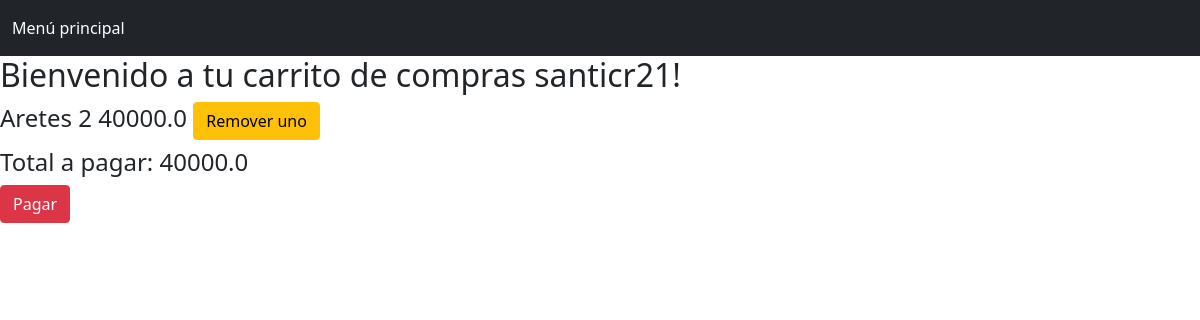
/cart (signed in), run on the app's committed database.
### tables this page shows
CREATE TABLE Item (Id INTEGER PRIMARY KEY AUTOINCREMENT, Name TEXT, Quantity INT, Price REAL, Sold INT, Description TEXT, URL TEXT);

### app.py (the view)
@app.route('/cart')
def cart():
    if "user" in session:
        user = session["user"]
        rows = readCartItems(user)
        lst = []
        total = 0
        for row in rows:
            data = {}
            data['item'] = row[0]
            data['cant'] = row[1]
            data['total'] = row[2]
            data['idIt'] = row[3]
            lst.append(data)
            total += row[2]
        return render_template('cart.html', lst = lst, user = user, total = total)
    return redirect(url_for('index'))

### controller.py (called while the page is built)
def readCartItems(user):
    conn = sqlite3.connect("items.db")
    cursor = conn.cursor()
    query1 = f"SELECT Name, Count(*), Count(*) * Price, ItemId, User FROM Cart INNER JOIN Item ON Id = ItemId WHERE User = '{user}' GROUP BY ItemId"
    rows = cursor.execute(query1)
    rows = list(rows)
    conn.close()
    return rows

### templates/cart.html (shortened to what this page needs)
<!DOCTYPE html>
<html>
	<head>
		<link href="https://cdn.jsdelivr.net/npm/bootstrap@5.0.2/dist/css/bootstrap.min.css" rel="stylesheet">
	</head>
	<body>
		<nav class="navbar navbar-dark bg-dark">
            <div class="container-fluid">
                <ul class="navbar-nav me-auto mb-2 mb-lg-0">
                    <li class="nav-item">
                        <a class="nav-link active" aria-current="page" href="{{ url_for('index') }}">
                            Menú principal
                        </a>
                    </li>
                </ul>
            </div>
        </nav>
		<h2>Bienvenido a tu carrito de compras {{ user }}!</h2>
		{% for row in lst %}
		<form action="{{ url_for('remove_item', idIt = row['idIt']) }}">
			<h4>
				{{ row['item'] }} {{ row['cant'] }} {{ row['total'] }}
					<button type="submit" class="btn btn-warning">Remover uno</button>
			</h4>
		</form>
		{% endfor %}
		<h4>Total a pagar: {{ total }}</h4>
		<button type="button" class="btn btn-danger">Pagar</button>
	</body>
</html>

### data on the page
Item: item "Aretes", cant "2", total "40000.0"

### other printed values
{{ user }} "santicr21"
{{ total }} "40000.0"
